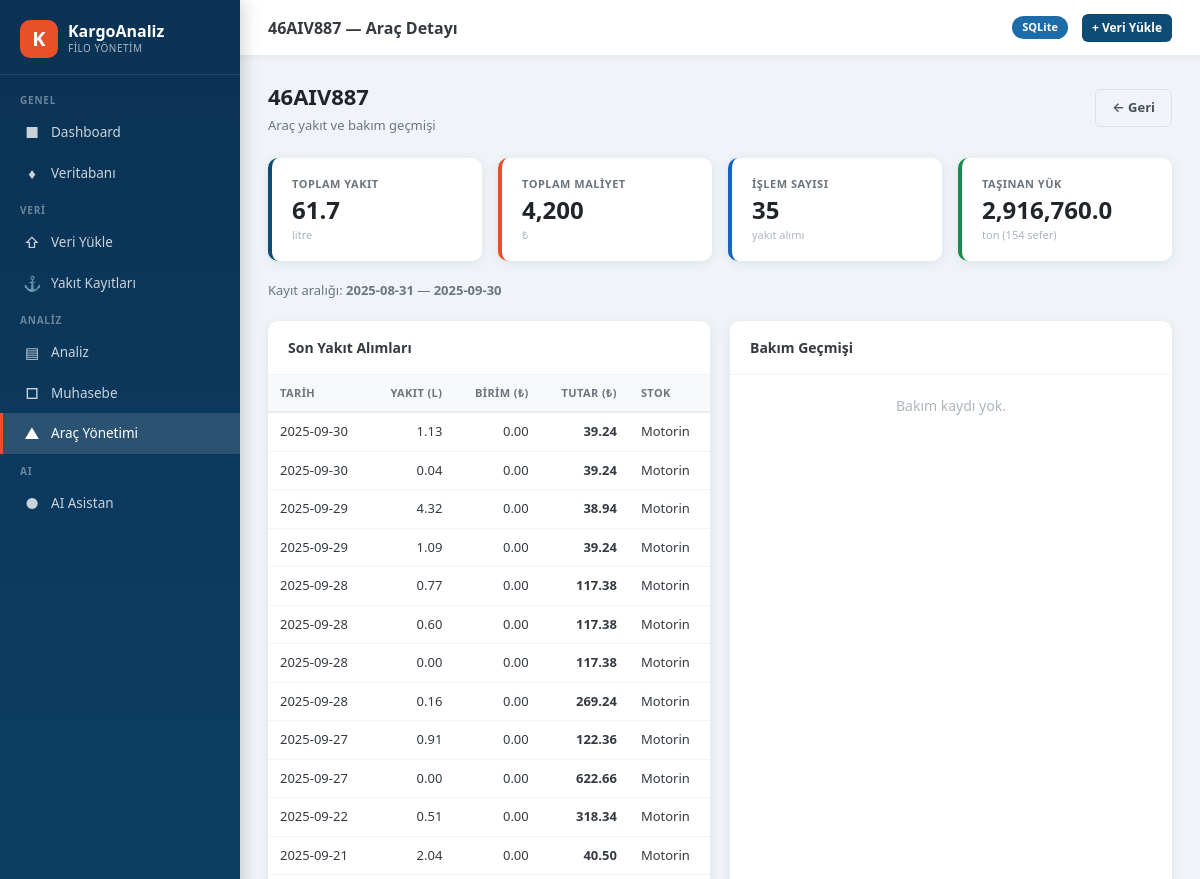
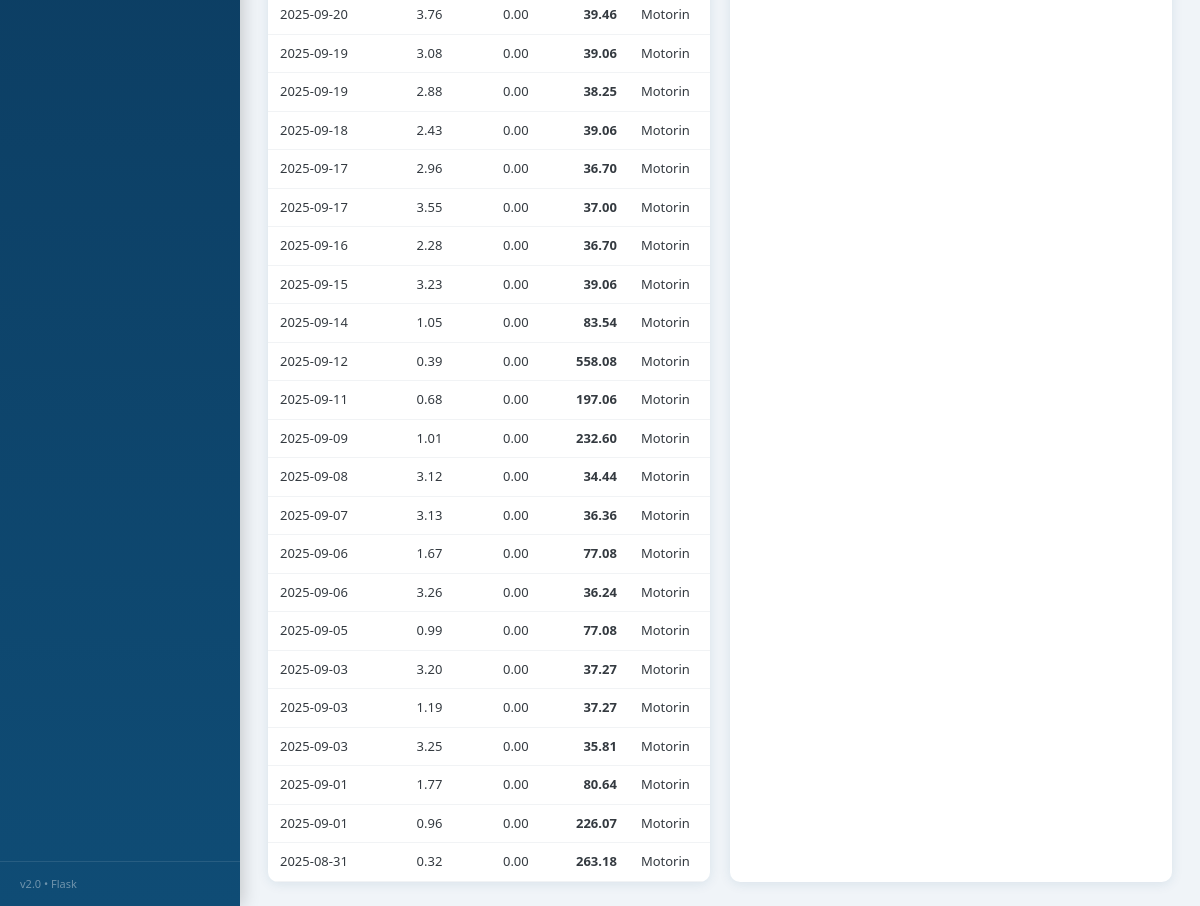
The page /araclar/46AIV887 on the database its author committed (2 pictures, top to bottom).
### tables this page shows
CREATE TABLE yakit (
            id INTEGER PRIMARY KEY AUTOINCREMENT,
            plaka TEXT NOT NULL,
            islem_tarihi TEXT,
            saat TEXT,
            yakit_miktari REAL,
            birim_fiyat REAL,
            satir_tutari REAL,
            stok_adi TEXT,
            km_bilgisi REAL,
            created_at TEXT DEFAULT (datetime('now'))
        );

### app.py (the view)
@app.route('/araclar/<plaka>')
def arac_detay(plaka):
    ozet = get_plaka_ozet(plaka)
    yakit = get_yakit_data(plaka=plaka)
    bakim = get_bakim_listesi(plaka)
    return render_template('arac_detay.html', plaka=plaka, ozet=ozet, yakit=yakit[:50], bakim=bakim)

### database.py (called while the page is built)
def get_connection():
    conn = sqlite3.connect(DB_PATH, timeout=30, check_same_thread=False)
    conn.row_factory = sqlite3.Row
    conn.execute("PRAGMA journal_mode=WAL")
    conn.execute("PRAGMA synchronous=NORMAL")
    conn.execute("PRAGMA busy_timeout=30000")
    return conn

def get_yakit_data(plaka=None, baslangic=None, bitis=None, arac_tipi=None):
    conn = get_connection()
    cursor = conn.cursor()
    query = '''
        SELECT y.*, a.arac_tipi, a.sahip
        FROM yakit y
        LEFT JOIN araclar a ON y.plaka = a.plaka
        WHERE y.yakit_miktari > 0
    '''
    params = []
    if plaka:
        query += " AND y.plaka = ?"
        params.append(plaka)
    if baslangic:
        query += " AND y.islem_tarihi >= ?"
        params.append(baslangic)
    if bitis:
        query += " AND y.islem_tarihi <= ?"
        params.append(bitis)
    if arac_tipi:
        query += " AND a.arac_tipi = ?"
        params.append(arac_tipi)
    query += " ORDER BY y.islem_tarihi DESC"
    cursor.execute(query, params)
    rows = cursor.fetchall()
    conn.close()
    return [dict(r) for r in rows]

def get_plaka_ozet(plaka):
    conn = get_connection()
    cursor = conn.cursor()
    cursor.execute('''
        SELECT
            COUNT(*) as islem_sayisi,
            SUM(yakit_miktari) as toplam_yakit,
            SUM(satir_tutari) as toplam_maliyet,
            AVG(yakit_miktari) as ort_yakit,
            MIN(islem_tarihi) as ilk_tarih,
            MAX(islem_tarihi) as son_tarih
        FROM yakit
        WHERE plaka = ? AND yakit_miktari > 0
    ''', (plaka,))
    yakit_ozet = dict(cursor.fetchone())
    cursor.execute('''
        SELECT
            COUNT(*) as sefer_sayisi,
            SUM(net_agirlik) as toplam_agirlik,
            AVG(net_agirlik) as ort_agirlik
        FROM agirlik
        WHERE plaka = ? AND net_agirlik > 0
    ''', (plaka,))
    agirlik_ozet = dict(cursor.fetchone())
    conn.close()
    return {'yakit': yakit_ozet, 'agirlik': agirlik_ozet}

def get_bakim_listesi(plaka=None):
    conn = get_connection()
    cursor = conn.cursor()
    if plaka:
        cursor.execute("SELECT * FROM bakim WHERE plaka = ? ORDER BY tarih DESC", (plaka,))
    else:
        cursor.execute("SELECT * FROM bakim ORDER BY tarih DESC")
    rows = cursor.fetchall()
    conn.close()
    return [dict(r) for r in rows]

### templates/arac_detay.html (shortened to what this page needs)
{% extends "base.html" %}
{% block topbar_title %}{{ plaka }} — Araç Detayı{% endblock %}
{% block content %}
<div class="page-header" style="display:flex;justify-content:space-between;align-items:center;">
    <div>
        <h1>{{ plaka }}</h1>
        <p>Araç yakıt ve bakım geçmişi</p>
    </div>
    <a href="/araclar" class="btn btn-outline">← Geri</a>
</div>
<div class="stats-grid" style="margin-bottom:20px;">
    <div class="stat-card">
        <div class="stat-label">Toplam Yakıt</div>
        <div class="stat-value">{{ "{:,.1f}".format(ozet.yakit.toplam_yakit or 0) }}</div>
        <div class="stat-sub">litre</div>
    </div>
    <div class="stat-card accent">
        <div class="stat-label">Toplam Maliyet</div>
        <div class="stat-value">{{ "{:,.0f}".format(ozet.yakit.toplam_maliyet or 0) }}</div>
        <div class="stat-sub">₺</div>
    </div>
    <div class="stat-card info">
        <div class="stat-label">İşlem Sayısı</div>
        <div class="stat-value">{{ ozet.yakit.islem_sayisi or 0 }}</div>
        <div class="stat-sub">yakıt alımı</div>
    </div>
    <div class="stat-card success">
        <div class="stat-label">Taşınan Yük</div>
        <div class="stat-value">{{ "{:,.1f}".format(ozet.agirlik.toplam_agirlik or 0) }}</div>
        <div class="stat-sub">ton ({{ ozet.agirlik.sefer_sayisi or 0 }} sefer)</div>
    </div>
</div>
{% if ozet.yakit.ilk_tarih %}
<div style="margin-bottom:20px;font-size:13px;color:var(--neutral-600);">
    Kayıt aralığı: <strong>{{ ozet.yakit.ilk_tarih }}</strong> — <strong>{{ ozet.yakit.son_tarih }}</strong>
</div>
{% endif %}
<div class="grid-2">
    <div class="card">
        <div class="card-header"><div class="card-title">Son Yakıt Alımları</div></div>
        <div class="card-body" style="padding:0;">
            {% if yakit %}
            <div class="table-wrap">
                <table>
                    <thead>
                        <tr>
                            <th>Tarih</th>
                            <th class="text-right">Yakıt (L)</th>
                            <th class="text-right">Birim (₺)</th>
                            <th class="text-right">Tutar (₺)</th>
                            <th>Stok</th>
                        </tr>
                    </thead>
                    <tbody>
                    {% for v in yakit %}
                    <tr>
                        <td>{{ v.islem_tarihi or '-' }}</td>
                        <td class="text-right">{{ "{:,.2f}".format(v.yakit_miktari or 0) }}</td>
                        <td class="text-right">{{ "{:,.2f}".format(v.birim_fiyat or 0) }}</td>
                        <td class="text-right"><strong>{{ "{:,.2f}".format(v.satir_tutari or 0) }}</strong></td>
                        <td>{{ v.stok_adi or '-' }}</td>
                    </tr>
                    {% endfor %}
                    </tbody>
                </table>
            </div>
            {% else %}
            <div style="padding:20px;text-align:center;color:var(--neutral-500);">Kayıt yok.</div>
            {% endif %}
        </div>
    </div>
    <div class="card">
        <div class="card-header"><div class="card-title">Bakım Geçmişi</div></div>
        <div class="card-body" style="padding:0;">
            {% if bakim %}
            <div class="table-wrap">
                <table>
                    <thead>
                        <tr>
                            <th>Tarih</th>
                            <th>Tür</th>
                            <th class="text-right">Maliyet (₺)</th>
                            <th>Açıklama</th>
                        </tr>
                    </thead>
                    <tbody>
                    {% for b in bakim %}
                    <tr>
                        <td>{{ b.tarih or '-' }}</td>
                        <td>{{ b.bakim_tipi }}</td>
                        <td class="text-right">{{ "{:,.2f}".format(b.maliyet or 0) }}</td>
                        <td>{{ b.aciklama or '-' }}</td>
                    </tr>
                    {% endfor %}
                    </tbody>
                </table>
            </div>
            {% else %}
            <div style="padding:20px;text-align:center;color:var(--neutral-500);">Bakım kaydı yok.</div>
            {% endif %}
        </div>
    </div>
</div>
{% endblock %}

### templates/base.html (shortened to what this page needs)
<!DOCTYPE html>
<html lang="tr">
<head>
</head>
<body>
<nav class="sidebar">
    <div class="sidebar-logo">
        <a href="/" class="brand">
            <div class="logo-icon">K</div>
            <div class="brand-text">
                <div class="brand-name">KargoAnaliz</div>
                <div class="brand-sub">Filo Yönetim</div>
            </div>
        </a>
    </div>
    <div class="sidebar-nav">
        <div class="nav-group">
            <div class="nav-group-label">Genel</div>
            <a href="/" class="nav-item {% if request.path == '/' %}active{% endif %}">
                <span class="nav-icon">&#9632;</span>
                <span>Dashboard</span>
            </a>
            <a href="/veritabani" class="nav-item {% if request.path == '/veritabani' %}active{% endif %}">
                <span class="nav-icon">&#9830;</span>
                <span>Veritabanı</span>
            </a>
        </div>
        <div class="nav-group">
            <div class="nav-group-label">Veri</div>
            <a href="/upload" class="nav-item {% if request.path == '/upload' %}active{% endif %}">
                <span class="nav-icon">&#8679;</span>
                <span>Veri Yükle</span>
            </a>
            <a href="/yakit" class="nav-item {% if request.path == '/yakit' %}active{% endif %}">
                <span class="nav-icon">&#9875;</span>
                <span>Yakıt Kayıtları</span>
            </a>
        </div>
        <div class="nav-group">
            <div class="nav-group-label">Analiz</div>
            <a href="/analiz" class="nav-item {% if request.path == '/analiz' %}active{% endif %}">
                <span class="nav-icon">&#9636;</span>
                <span>Analiz</span>
            </a>
            <a href="/muhasebe" class="nav-item {% if request.path == '/muhasebe' %}active{% endif %}">
                <span class="nav-icon">&#9633;</span>
                <span>Muhasebe</span>
            </a>
            <a href="/araclar" class="nav-item {% if request.path.startswith('/araclar') %}active{% endif %}">
                <span class="nav-icon">&#9650;</span>
                <span>Araç Yönetimi</span>
            </a>
        </div>
        <div class="nav-group">
            <div class="nav-group-label">AI</div>
            <a href="/asistan" class="nav-item {% if request.path == '/asistan' %}active{% endif %}">
                <span class="nav-icon">&#9679;</span>
                <span>AI Asistan</span>
            </a>
        </div>
    </div>
    <div class="sidebar-footer">
        <span>v2.0 &bull; Flask</span>
    </div>
</nav>
<div class="main-wrapper">
    <div class="topbar">
        <div class="topbar-title">{% block topbar_title %}KargoAnaliz{% endblock %}</div>
        <div class="topbar-right">
            <span class="topbar-badge">SQLite</span>
            <a href="/upload" class="btn btn-primary btn-sm">+ Veri Yükle</a>
        </div>
    </div>
    <div class="content">
        {% block content %}{% endblock %}
    </div>
</div>
</body>
</html>

### rows shown on the page
yakit: islem_tarihi "2025-09-30", yakit_miktari "1.13", birim_fiyat "0.00", satir_tutari "39.24", stok_adi "Motorin"
yakit: islem_tarihi "2025-09-30", yakit_miktari "0.04", birim_fiyat "0.00", satir_tutari "39.24", stok_adi "Motorin"
yakit: islem_tarihi "2025-09-29", yakit_miktari "4.32", birim_fiyat "0.00", satir_tutari "38.94", stok_adi "Motorin"
yakit: islem_tarihi "2025-09-29", yakit_miktari "1.09", birim_fiyat "0.00", satir_tutari "39.24", stok_adi "Motorin"
yakit: islem_tarihi "2025-09-28", yakit_miktari "0.77", birim_fiyat "0.00", satir_tutari "117.38", stok_adi "Motorin"
yakit: islem_tarihi "2025-09-28", yakit_miktari "0.60", birim_fiyat "0.00", satir_tutari "117.38", stok_adi "Motorin"
yakit: islem_tarihi "2025-09-28", yakit_miktari "0.00", birim_fiyat "0.00", satir_tutari "117.38", stok_adi "Motorin"
yakit: islem_tarihi "2025-09-28", yakit_miktari "0.16", birim_fiyat "0.00", satir_tutari "269.24", stok_adi "Motorin"
yakit: islem_tarihi "2025-09-27", yakit_miktari "0.91", birim_fiyat "0.00", satir_tutari "122.36", stok_adi "Motorin"
yakit: islem_tarihi "2025-09-27", yakit_miktari "0.00", birim_fiyat "0.00", satir_tutari "622.66", stok_adi "Motorin"
yakit: islem_tarihi "2025-09-22", yakit_miktari "0.51", birim_fiyat "0.00", satir_tutari "318.34", stok_adi "Motorin"
yakit: islem_tarihi "2025-09-21", yakit_miktari "2.04", birim_fiyat "0.00", satir_tutari "40.50", stok_adi "Motorin"
yakit: islem_tarihi "2025-09-20", yakit_miktari "3.76", birim_fiyat "0.00", satir_tutari "39.46", stok_adi "Motorin"
yakit: islem_tarihi "2025-09-19", yakit_miktari "3.08", birim_fiyat "0.00", satir_tutari "39.06", stok_adi "Motorin"
yakit: islem_tarihi "2025-09-19", yakit_miktari "2.88", birim_fiyat "0.00", satir_tutari "38.25", stok_adi "Motorin"
yakit: islem_tarihi "2025-09-18", yakit_miktari "2.43", birim_fiyat "0.00", satir_tutari "39.06", stok_adi "Motorin"
yakit: islem_tarihi "2025-09-17", yakit_miktari "2.96", birim_fiyat "0.00", satir_tutari "36.70", stok_adi "Motorin"
yakit: islem_tarihi "2025-09-17", yakit_miktari "3.55", birim_fiyat "0.00", satir_tutari "37.00", stok_adi "Motorin"
yakit: islem_tarihi "2025-09-16", yakit_miktari "2.28", birim_fiyat "0.00", satir_tutari "36.70", stok_adi "Motorin"
yakit: islem_tarihi "2025-09-15", yakit_miktari "3.23", birim_fiyat "0.00", satir_tutari "39.06", stok_adi "Motorin"
yakit: islem_tarihi "2025-09-14", yakit_miktari "1.05", birim_fiyat "0.00", satir_tutari "83.54", stok_adi "Motorin"
yakit: islem_tarihi "2025-09-12", yakit_miktari "0.39", birim_fiyat "0.00", satir_tutari "558.08", stok_adi "Motorin"
yakit: islem_tarihi "2025-09-11", yakit_miktari "0.68", birim_fiyat "0.00", satir_tutari "197.06", stok_adi "Motorin"
yakit: islem_tarihi "2025-09-09", yakit_miktari "1.01", birim_fiyat "0.00", satir_tutari "232.60", stok_adi "Motorin"
yakit: islem_tarihi "2025-09-08", yakit_miktari "3.12", birim_fiyat "0.00", satir_tutari "34.44", stok_adi "Motorin"
yakit: islem_tarihi "2025-09-07", yakit_miktari "3.13", birim_fiyat "0.00", satir_tutari "36.36", stok_adi "Motorin"
yakit: islem_tarihi "2025-09-06", yakit_miktari "1.67", birim_fiyat "0.00", satir_tutari "77.08", stok_adi "Motorin"
yakit: islem_tarihi "2025-09-06", yakit_miktari "3.26", birim_fiyat "0.00", satir_tutari "36.24", stok_adi "Motorin"
yakit: islem_tarihi "2025-09-05", yakit_miktari "0.99", birim_fiyat "0.00", satir_tutari "77.08", stok_adi "Motorin"
yakit: islem_tarihi "2025-09-03", yakit_miktari "3.20", birim_fiyat "0.00", satir_tutari "37.27", stok_adi "Motorin"
yakit: islem_tarihi "2025-09-03", yakit_miktari "1.19", birim_fiyat "0.00", satir_tutari "37.27", stok_adi "Motorin"
yakit: islem_tarihi "2025-09-03", yakit_miktari "3.25", birim_fiyat "0.00", satir_tutari "35.81", stok_adi "Motorin"
yakit: islem_tarihi "2025-09-01", yakit_miktari "1.77", birim_fiyat "0.00", satir_tutari "80.64", stok_adi "Motorin"
yakit: islem_tarihi "2025-09-01", yakit_miktari "0.96", birim_fiyat "0.00", satir_tutari "226.07", stok_adi "Motorin"
yakit: islem_tarihi "2025-08-31", yakit_miktari "0.32", birim_fiyat "0.00", satir_tutari "263.18", stok_adi "Motorin"

### other values the page prints
{{ plaka }} "46AIV887"
{{ "{:,.1f}".format(ozet.yakit.toplam_yakit or 0) }} "61.7"
{{ "{:,.0f}".format(ozet.yakit.toplam_maliyet or 0) }} "4,200"
{{ ozet.yakit.islem_sayisi or 0 }} "35"
{{ "{:,.1f}".format(ozet.agirlik.toplam_agirlik or 0) }} "2,916,760.0"
{{ ozet.agirlik.sefer_sayisi or 0 }} "154"
{{ ozet.yakit.ilk_tarih }} "2025-08-31"
{{ ozet.yakit.son_tarih }} "2025-09-30"
